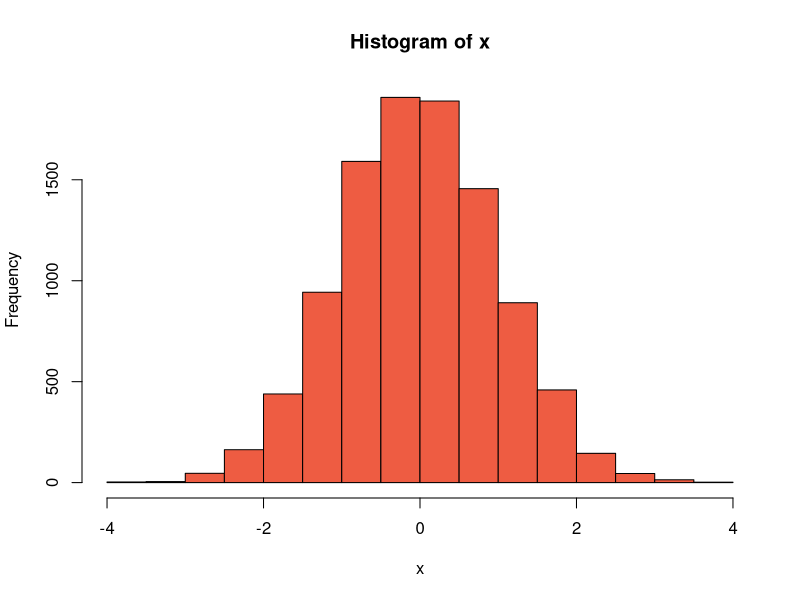
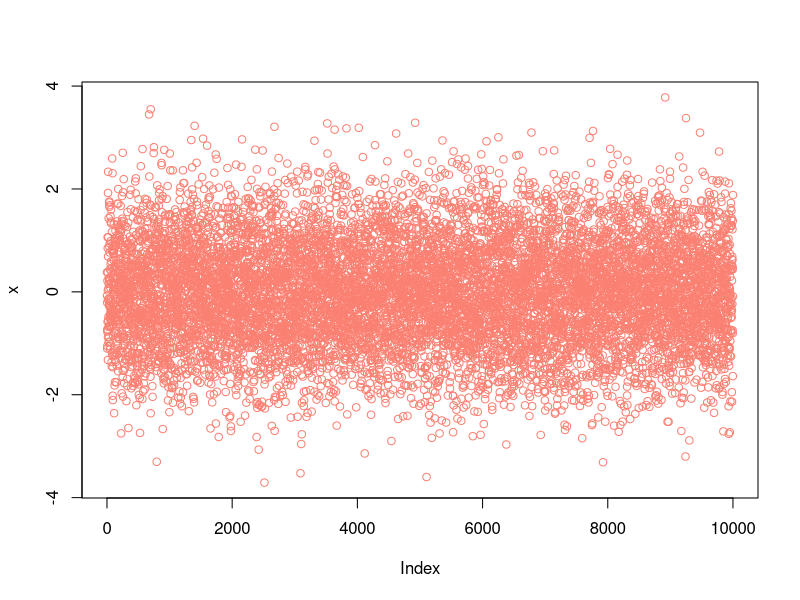
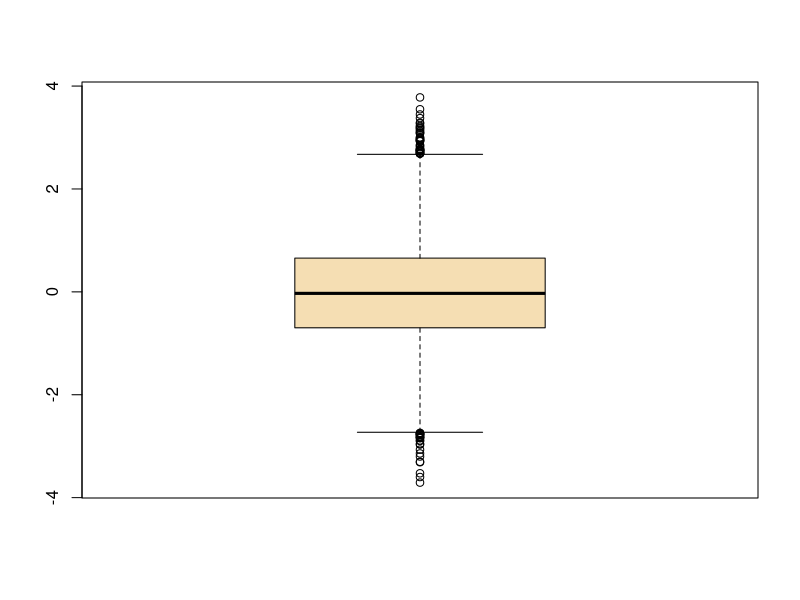

The R source for these figures, in order:
## ---- chunk 1
x<-3
print(x)
## ---- chunk 2
vector_numerico <- c(1, 3, 5, 7)      # vector numérico
vector_texto <- c("a", "b", "c", "d") # vector de texto
vector_logico <- c(TRUE, FALSE, TRUE) # vector lógico / booleano
## ---- chunk 3
x <- c(1:100)

x
## ---- chunk 4
x <- seq(1,100)

x
## ---- chunk 5
x <- seq(from=-12,to=30,by=3)

x
## ---- chunk 6
y <- seq(0,1,0.1)

y
## ---- chunk 7
z <- seq(by=0.1, to =1, from=0.5)

z
## ---- chunk 8
s <- (1:5)

length(s)
## ---- chunk 9
#Se define el vector con la variable "x"
x <- c("Muchos", "años" ,"después" ,",", "frente", "al" ,"pelotón")

#Elegir desde el primer hasta el cuarto elemento del objeto "x"
x[1:4]
## ---- chunk 10
x <- c(1,2,3,5,8,13,21)

x[3:6]
## ---- chunk 11
#Se define el vector "x"
x <- c("Hola", "Bien", "cómo", "!", "estás", ":(", "?")

#Se indica dentro de un nuevo vector que se seleccionen las posiciones 1, 3, 5 y 7 del vector "x". 
x[c(1,3,5,7)]

## ---- chunk 12

x<-c(1,2,3,5,8,13,21)

x[c(2, 7, 4)]
## ---- chunk 13
#Se define el vector "x"
x <- c(1,2,3,5,8,13,21)

#Dentro del corchete indicamos la posición que se quiere omitir 
x[-4]

#Cuando se quiere omitir un conjunto de elementos, se definen las posiciones dentro de un vector
x[-c(2, 7, 4)]   # Todos menos el segundo , séptimo y cuarto elemento
## ---- chunk 14

x[-length(x)]

## ---- chunk 15
x <- c(1,2,3,5,8,13,21)
x[-6] 
x     # Estoy intacto
## ---- chunk 16
#Se define el vector "x"
x <- c(88,5,12,13)

#Agregamos el valor "168" en la posición 4. Intenta explicar paso a paso la siguiente línea de comando. 
x <- c(x[1:3],168,x[4]) 
x
## ---- chunk 17
x<-c()
x                 # Soy un vector vacío :(
x[1]<- 2
x[2:5]<-c(56,78,90,12)
x                 # Ahora ya no :)
## ---- chunk 18
#Repite 5 veces el valor "3" y asignalo a la variable "x"
x <- rep(3,5)
x

#También se pueden repetir un conjunto de valores una vez que sean colocados dentro de un vector
y <- rep(c(1,2,3,5),3) #Repite 3 veces los valores 1, 2, 3 y 5. 
y
## ---- chunk 19
primos <- c(1,2,3,5,7,11)
z <- rep(primos,4)
z
## ---- chunk 20
x<-c(1,2,3,4)

y<-rep(x,each=2)
y
## ---- chunk 21
x <- 1:15
any(x > 7.5)
## ---- chunk 22
any(x > 19.76)
any(x >= 15)
## ---- chunk 23
all(x > sqrt(100))
## ---- chunk 24
all(x>0)
## ---- chunk 25
x<-c(1,2,3)
y<-c(4,5,6)
## ---- chunk 26
x + y 
x + 2
## ---- chunk 27
x - y
x - 1
## ---- chunk 28
x * x
x * y 
y * 3 
## ---- chunk 29
x / y
y / 5
## ---- chunk 30
x ** y
y ^ 2
## ---- chunk 31
sqrt(y)
## ---- chunk 32
log(x)
## ---- chunk 33
#Respuesta muy larga 
(1+2+3+4+5+6+7+8+9+10)/10

## ---- chunk 34
#Se define el vector que incluye mil datos
x<-rnorm(1000)

min(x) #Se obtiene el valor mínimo
max(x) #Se obtiene el valor máximo
range(x) #Da a conocer el rango en el cual se encuentran los valores, es decir el valor min y max. 
sum(x) #Realiza la suma de todos los valores contenidos en el vector 
mean(x) #Calcula el promedio del conjunto de valores 
median(x) #Se obtiene la mediana 

## ---- chunk 35
x <- c(rep(3,5),1:15,rep(c(1,2,3),5))
unique(x)
## ---- chunk 36
x <- sample(10,10)
x
sort(x)
## ---- chunk 37
x<- rnorm(10000)

hist(x,col="tomato2") #Histograma: grafica la distribución de las frecuencias de los datos 
plot(x,col="salmon") #Gráfica los datos en el orden de aparición en el vector 
boxplot(x,col="wheat") #Boxplot: muestra la mediana y quantiles
## ---- chunk 38

edades <- c(35,35,70,17,14) #Definimos un vector llamado "edades"
nombres <- c("Jerry","Beth","Rick", "Summer","Morty") #Definimos un vector llamado "edades", del mismo tamaño que "edades"

names(edades) <- nombres #Se nombran los elementos del vector "edades"
edades

## ---- chunk 39
edades[3]
## ---- chunk 40
edades["Rick"]
## ---- chunk 41
edades[c("Rick","Morty")]
## ---- chunk 42
genomeSizeM_BP<-c(3234.83,2716.97,143.73,0.014281,12.1)
## ---- chunk 43
genomeSizeM_BP*1e6
## ---- chunk 44
organismo<-c("Human","Mouse","Fruit Fly","Roundworm","Yeast")
## ---- chunk 45
names(genomeSizeM_BP)<- organismo
## ---- chunk 46
genomeSizeM_BP
## ---- chunk 47
genomeSizeM_BP[1]
## ---- chunk 48
genomeSizeM_BP[1:4]
## ---- chunk 49
genomeSizeM_BP[c(1,2,5)]
## ---- chunk 50
genomeSizeM_BP[-c(1,3,5)]
## ---- chunk 51
genomeSizeM_BP[c("Yeast","Human")]
## ---- chunk 52
x <- c(88,NA,12,168,13)
## ---- chunk 53
x <- c(88,NA,12,168,13)
## ---- chunk 54
is.na(x)
## ---- chunk 55
x <- c(88,NA,12,168,13)
mean(x)
## ---- chunk 56
x <- c(88,NA,12,168,13)
mean(x,na.rm=TRUE)

## ---- chunk 57
un_vector <- c(1,2,3,5,7,11,13,17,19) 
otro_vector <- un_vector[un_vector*un_vector > 10]   #Se lee el vector desde dentro hacía afuera
otro_vector
## ---- chunk 58
un_vector
un_vector*un_vector > 10    # Mira, de adentro hacía afuera
indices<-un_vector*un_vector > 10 
un_vector[indices]
un_vector[c(FALSE,FALSE,FALSE,TRUE,TRUE,TRUE,TRUE,TRUE,TRUE)]
## ---- chunk 59
un_vector[c(rep(0,3),rep(1,1))]
## ---- chunk 60
un_vector<-c(1,2,3,5,7,11,13,17,19) 
otro_vector <- subset(un_vector,un_vector*un_vector > 10)   
otro_vector
## ---- chunk 61
un_vector<-c(1,2,3,5,7,11,NA,13,17,NA,19) 
otro_vector <- un_vector[un_vector*un_vector > 10]   # Leeme de adentro hacia afuera
otro_vector  # Aquí salen las NAs
## ---- chunk 62
un_vector<-c(1,2,3,5,7,11,NA, 13,17,NA, 19) 
otro_vector <- subset(un_vector,un_vector*un_vector > 10)   
otro_vector  # Aquí ya no aparecen las NAs
## ---- chunk 63

z <- c(5,2,-3,8)
which(z*z > 8)

## ---- chunk 64
z[which(z*z > 8)]
## ---- chunk 65
x <- c(1,4,9,16,25)
y <- 1:5
y <- y*y
## ---- chunk 66
x==y
## ---- chunk 67
y <- 5:9
y
## ---- chunk 68
x = y
## ---- chunk 69
x
y
## ---- chunk 70
x <- seq(1,10000,1)
y <- seq(1,10000,1)
all(x==y)
## ---- chunk 71
sum(x==y)
## ---- chunk 72
x <- c(1,2,2,3,1,2,3,3,1,2,3,3,1)
x
as.factor(x)
x <-as.factor(x)
x
## ---- chunk 73
meses = c("March","April","January","November","January",
       "September","October","September","November","August",
        "January","November","November","February","May","August",
        "July","December","August","August","September","November",
         "February","April")
meses
meses <- as.factor(meses)
meses
## ---- chunk 74
table(meses)
levels(meses)
levels(meses)[1]
levels(meses)[1]<-"Abril"
levels(meses)
meses
## ---- chunk 75
# Temperaturas de incubación (en grados Celsius)
temperaturas <- c(37, 37, 25, 30, 30, 37, 25, 25)

# Cálculo de la temperatura media
temp_media <- mean(temperaturas)
cat("Temperatura media:", temp_media, "°C\n")

# Cálculo de la desviación estándar
temp_desviacion <- sd(temperaturas)
cat("Desviación estándar:", temp_desviacion, "°C\n")
## ---- chunk 76
# Vectores con nombre: Muestras y Temperaturas
muestras <- c("Muestra1", "Muestra2", "Muestra3", "Muestra4")
temperaturas <- c(Muestra1 = 37, Muestra2 = 25, Muestra3 = 30, Muestra4 = 40)

# Filtrado de temperaturas dentro del rango óptimo
temperaturas_optimas <- temperaturas[temperaturas >= 25 & temperaturas <= 37]

# Muestras dentro del rango óptimo
muestras_optimas <- names(temperaturas_optimas)

cat("Muestras con temperatura óptima:", muestras_optimas, "\n")
